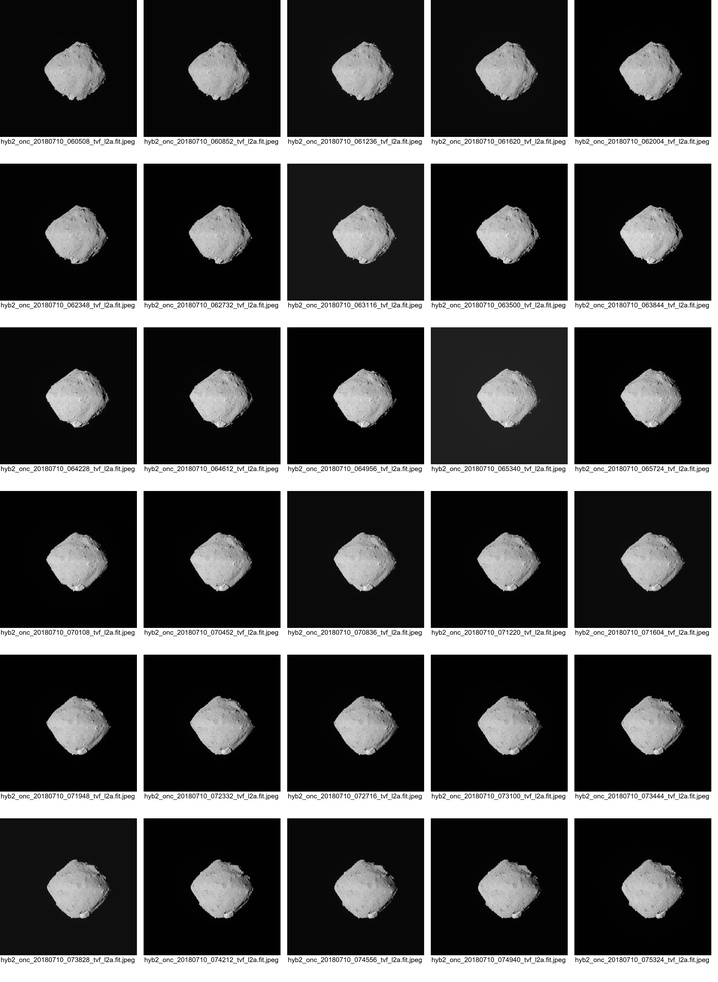
#> input picture image_grid/BOX-A/1.jpeg, 718 x 982 px, shrunk from 5370 x 7344 before the run
$ python -i adjust_histogram.py   (imports and definitions only)
#> lines starting #> are read from the running program, lines starting #| are printed output that depends on the picture
#!/usr/bin/env python3
"""
CLAHE Histogram Adjustment Tool
画像のヒストグラム調整（CLAHE）を行うスクリプト

Usage:
    python adjust_histogram.py --input-dir ./input_images --output-dir ./output_images
    python adjust_histogram.py --input-file image.jpg --output-file adjusted.jpg
"""

import cv2
import os
import sys
import argparse
from pathlib import Path
from typing import List, Tuple, Optional
import numpy as np

class HistogramAdjuster:
    """ヒストグラム調整（CLAHE）を行うクラス"""

    def __init__(self, clip_limit: float = 20.0, tile_grid_size: Tuple[int, int] = (16, 16)):
        """
        初期化

        Args:
            clip_limit: CLAHE のクリップ制限値
            tile_grid_size: タイルグリッドサイズ
        """
        self.clip_limit = clip_limit
        self.tile_grid_size = tile_grid_size
        self.supported_extensions = {'.jpg', '.jpeg', '.png', '.bmp', '.tiff', '.tif'}

    def apply_clahe(self, image: np.ndarray) -> np.ndarray:
        """
        CLAHE（Contrast Limited Adaptive Histogram Equalization）を適用

        Args:
            image: 入力画像（BGR or グレースケール）

        Returns:
            CLAHE適用後のグレースケール画像
        """
        try:
            # 既にグレースケールかチェック
            if len(image.shape) == 3:
                gray = cv2.cvtColor(image, cv2.COLOR_BGR2GRAY)
            else:
                gray = image.copy()

            # CLAHEを適用
            clahe = cv2.createCLAHE(
                clipLimit=self.clip_limit,
                tileGridSize=self.tile_grid_size
            )
            enhanced = clahe.apply(gray)

            return enhanced

        except Exception as e:
            print(f"CLAHE適用エラー: {e}")
            return image if len(image.shape) == 2 else cv2.cvtColor(image, cv2.COLOR_BGR2GRAY)

    def is_image_file(self, file_path: Path) -> bool:
        """画像ファイルかどうかをチェック"""
        return file_path.suffix.lower() in self.supported_extensions

    # [221 lines left out: functions process_single_image, process_directory, main, not called in this run]


# [2 lines not run here, left out]

>>> import cv2
>>> picture = cv2.imread('../image_grid/BOX-A/1.jpeg')
#> picture is the input picture: shape (982, 718, 3); min 0, max 255, mean 70.4
>>> result = HistogramAdjuster().apply_clahe(picture)
#> in apply_clahe, `enhanced = clahe.apply(gray)`:
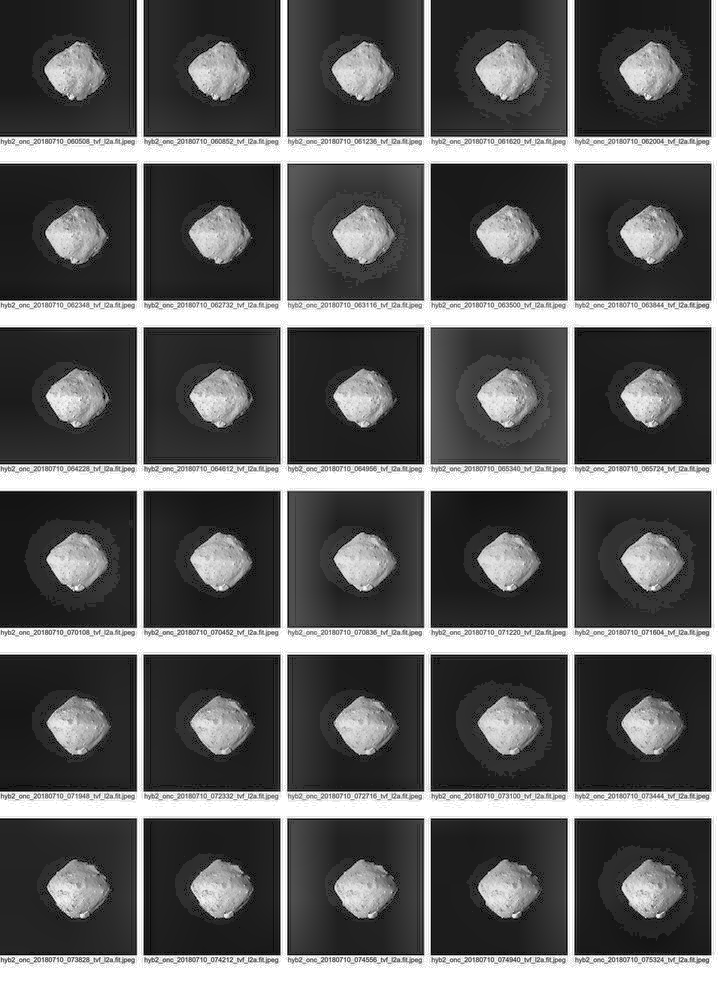
#> enhanced: shape (982, 718); min 0, max 255, mean 92.5

$ run again, on image_grid/BOX-A/3.jpeg
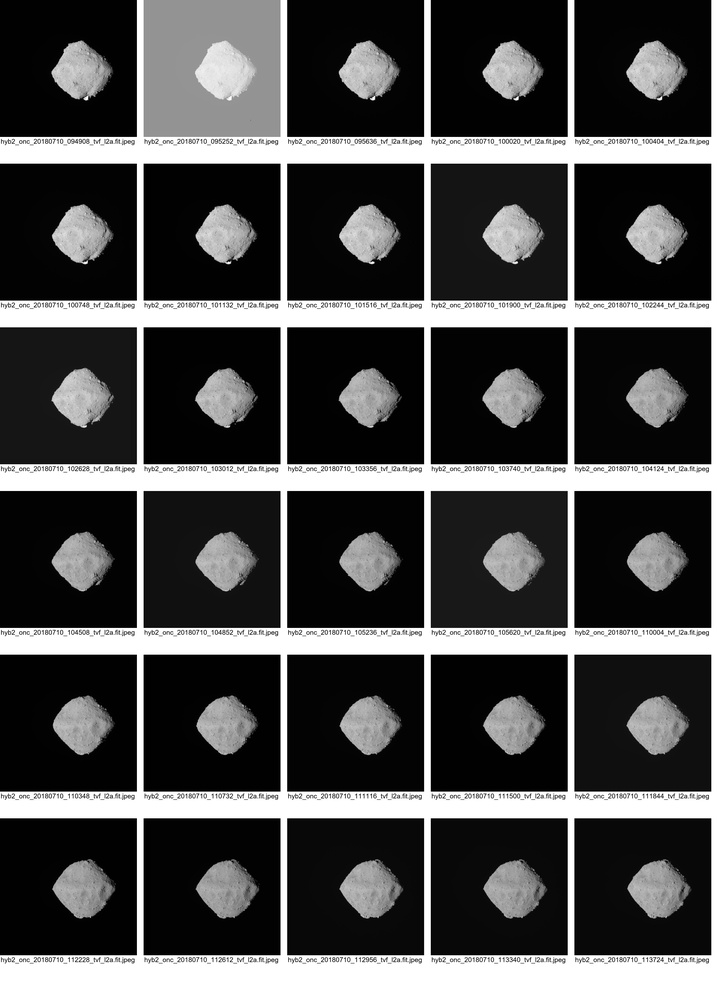
#> input picture image_grid/BOX-A/3.jpeg, 718 x 982 px, shrunk from 5370 x 7344 before the run
#> picture is the input picture: shape (982, 718, 3); min 0, max 255, mean 73
#> in apply_clahe, `enhanced = clahe.apply(gray)`:
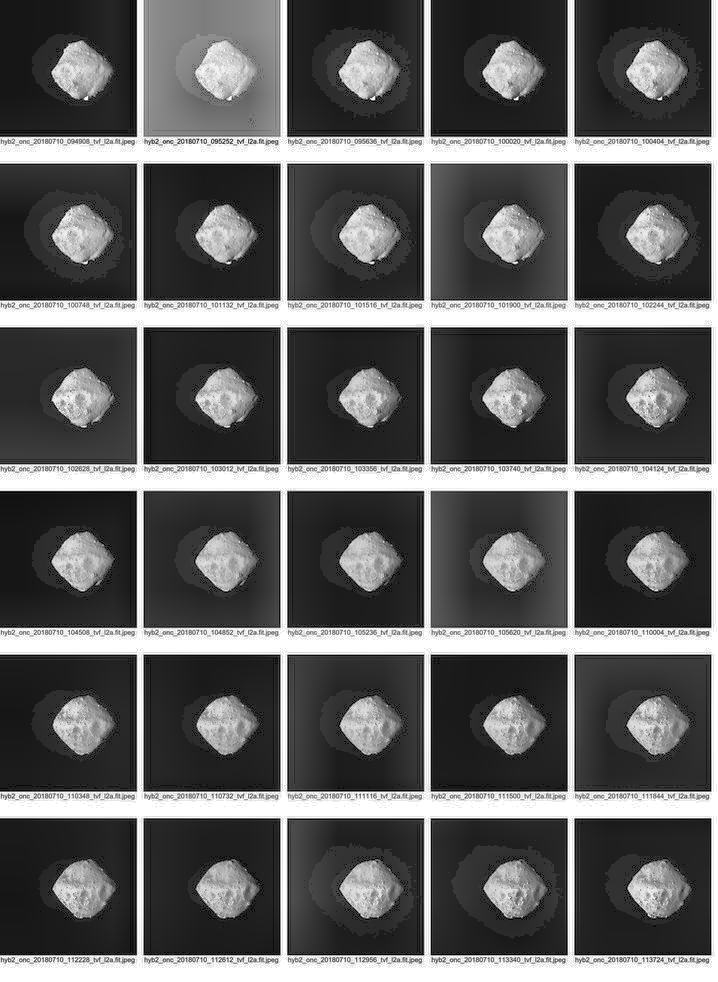
#> enhanced: shape (982, 718); min 1, max 255, mean 94.6

$ run again, on image_grid/BOX-A/4.jpeg
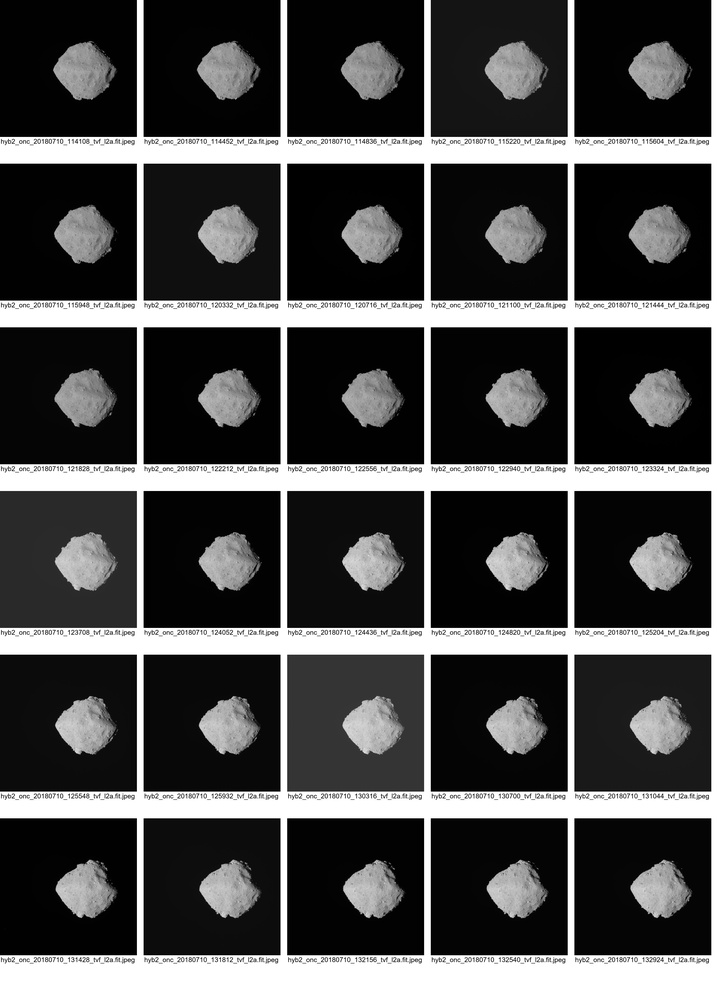
#> input picture image_grid/BOX-A/4.jpeg, 718 x 982 px, shrunk from 5370 x 7344 before the run
#> picture is the input picture: shape (982, 718, 3); min 0, max 255, mean 70.7
#> in apply_clahe, `enhanced = clahe.apply(gray)`:
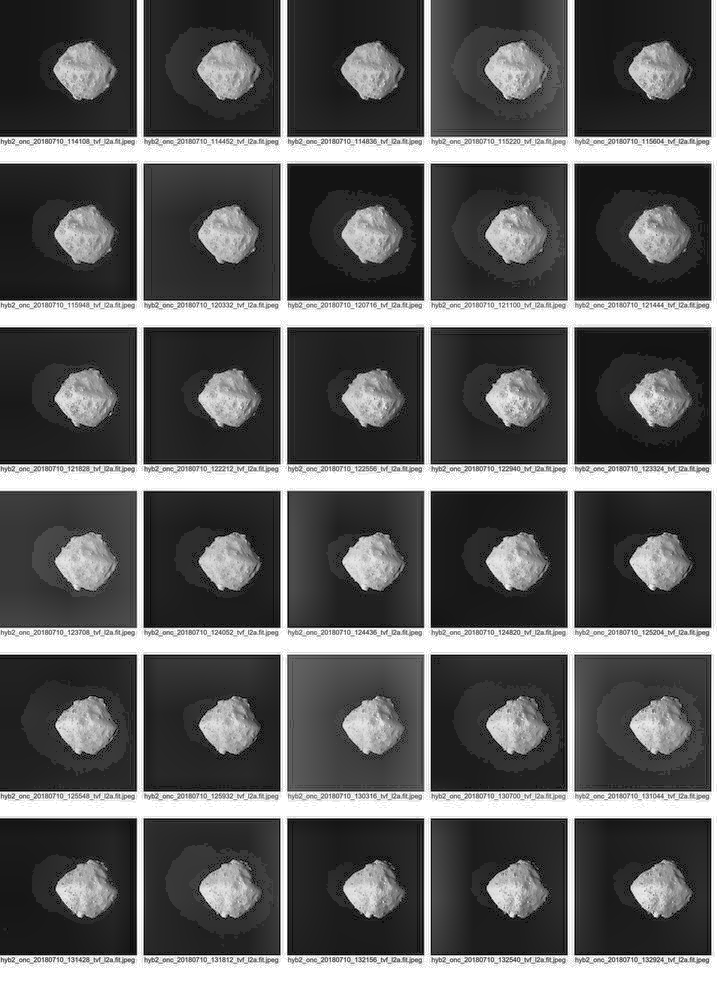
#> enhanced: shape (982, 718); min 1, max 255, mean 92.7

$ run again, on image_grid/BOX-A/5.jpeg
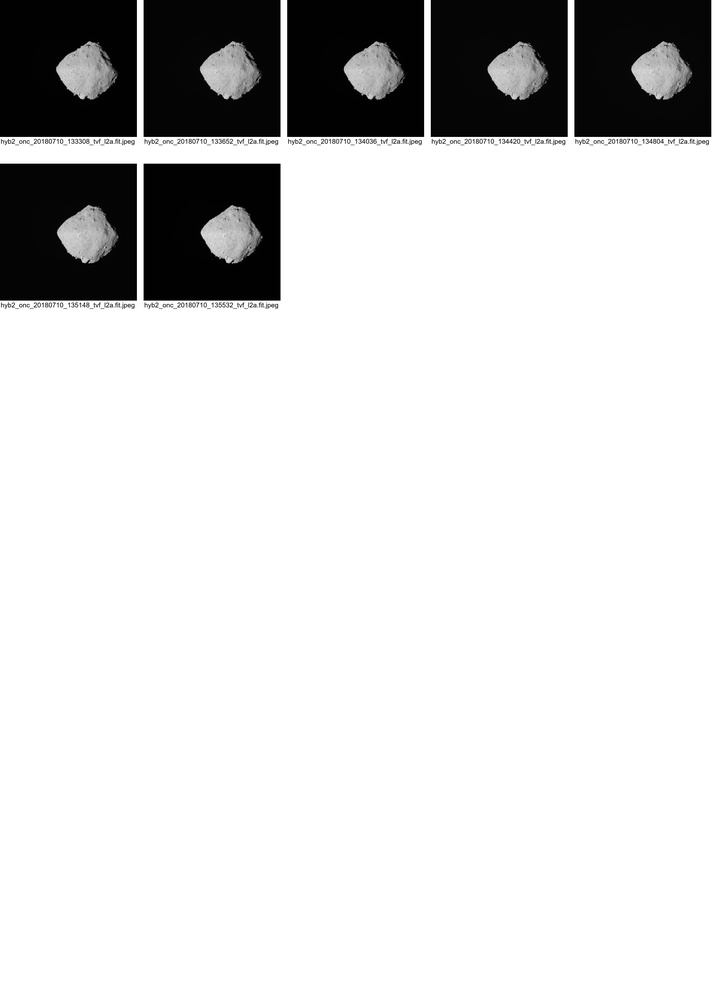
#> input picture image_grid/BOX-A/5.jpeg, 718 x 982 px, shrunk from 5370 x 7344 before the run
#> picture is the input picture: shape (982, 718, 3); min 0, max 255, mean 211.4
#> in apply_clahe, `enhanced = clahe.apply(gray)`:
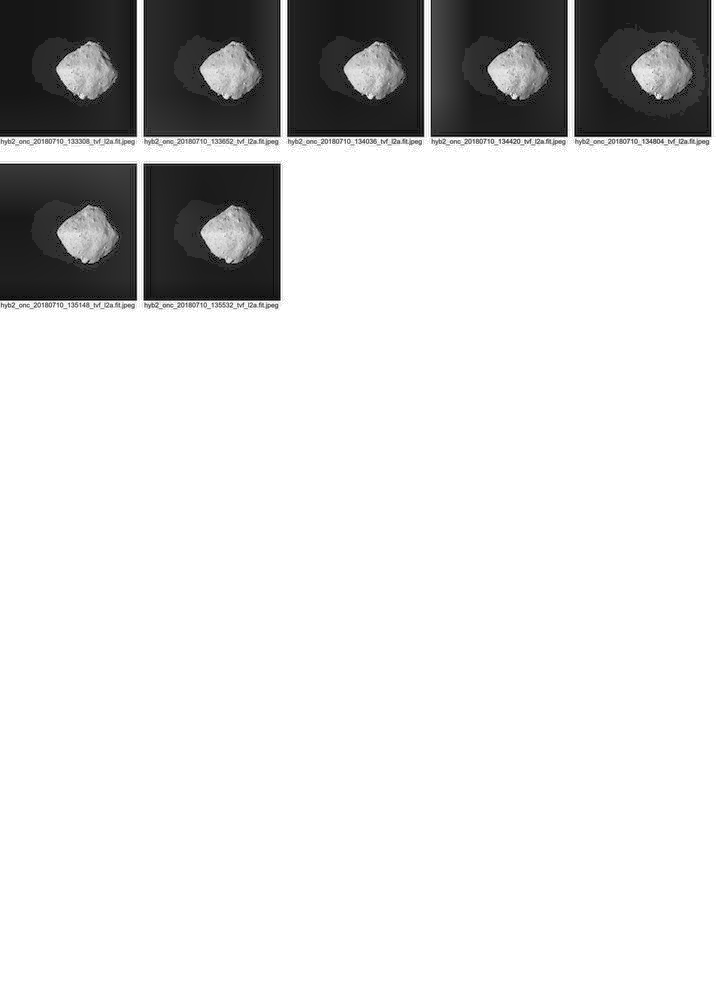
#> enhanced: shape (982, 718); min 1, max 255, mean 216.6
